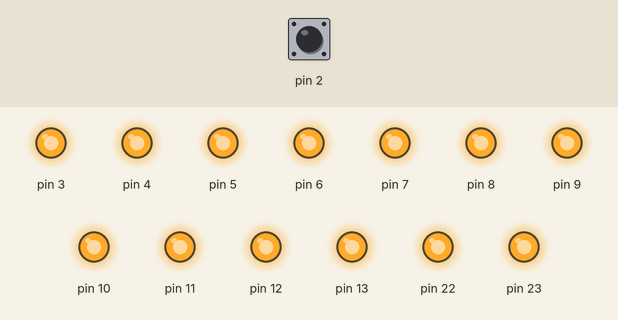
A sketch run on a simulated Arduino Uno, built with avr-gcc and run on an emulated ATmega328P. On the bench: output pins drawn as LEDs (lit = HIGH). The inputs (shaded band) are chosen by the test bench; at power-on: pin 2 HIGH.

Above: at 5.0 s.
5.1 s: pin 2 pulled LOW for 0.15 s
At 5.17 s:
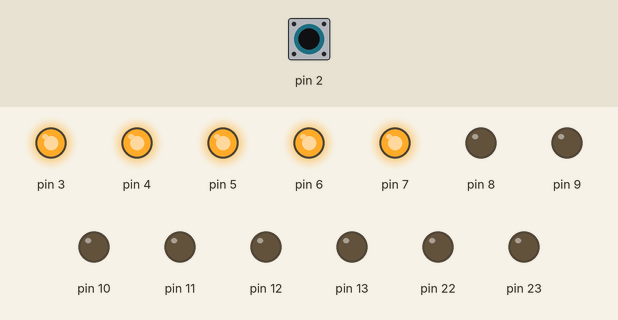
6.7 s: pin 2 pulled LOW for 3.2 s
At 10.6 s:
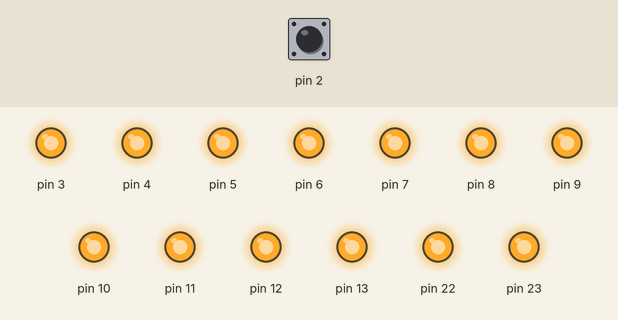
Timing chart, 0 to 12.1 s (numbered marks = the images above; inputs shaded):
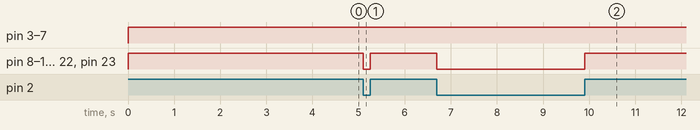

The sketch:

qi_encoderFf.ino
```cpp
#include<avr/io.h>
#include<util/delay.h>
#include<avr/interrupt.h>
int k=1;
int i=0,j=0,x=0;
uint32_t packet;
uint32_t checksum,header=0b10110011,message=0b11110001;
uint32_t data,preamble=0b11111111111;

uint32_t parity(uint32_t a){
int b=0;
uint32_t c;
for(int i=0;i<8;i++){
//Serial.println(b);
if(a&0b00000001){
b++;
}
a>>=1;
}

if(b%2==0)
c=0b100000000;
else
c=0;
return c;

}


int main()
{
Serial.begin(9600);
DDRD=0b11111000;
DDRB=0xff;
PORTD=0xff;
PORTB=0xff;

TCNT1=0;
OCR1A=400;
TIMSK1=1<<OCIE1A;

EIMSK=1<<INT0;
EICRA=(1<<ISC00);
sei();

checksum=header^message;
checksum=checksum|parity(checksum);
checksum<<=1;
checksum=checksum|0b10000000000;

message=message|parity(message);
message<<=1;
message=message|0b10000000000;
//var_code=data;
//packet=parity(header);
//
header=header|parity(header);
header<<=1;
header=header|0b10000000000;


while(1){
//Serial.println(header,BIN);
}


}

ISR(INT0_vect){

PORTB^=0xff;

if((!(EICRA&0b00000010))&&j==0){

if(x==0){
data=preamble;}

if(data&0x01)
EICRA=(1<<ISC00);
else
EICRA=(1<<ISC01)|(1<<ISC00);

data>>=1;
x++;

if(x==11){
data=header;
}
else if(x==22){
data=message;
}
else if(x==33)
data=checksum;

else if(x==44){
//x=0;
}

j++;


}

else if((!(EICRA&0b00000010))&&j==1){
j=0;
if(x==44){
x=0;
//i++;
TCCR1B=(1<<CS12)|(1<<CS10)|(1<<WGM12);
EIMSK &=!(1<<INT0);
x=0;
while(TCNT1<5){;
}
PORTB^=0xff;

}
}

else{

if(x==0){
data=preamble;}

if(data&0b00000001)
EICRA=(1<<ISC00);
else
EICRA=(1<<ISC01)|(1<<ISC00);
data>>=1;
x++;


if(x==11){
data=header;

}
else if(x==22){
data=message;
}
else if(x==33)
data=checksum;

else if(x==44){
//x=0;
}

}
}

ISR(TIMER1_COMPA_vect){
    EIMSK|=1<<INT0;
    TCCR1B=0;
}
```

Measured:
- after the input at 5.1 s, pin 8–13, pin 22, pin 23: HIGH → LOW at once, → HIGH 0.15 s later
- after the input at 6.7 s, pin 8–13, pin 22, pin 23: HIGH → LOW at once, → HIGH 3.2 s later
